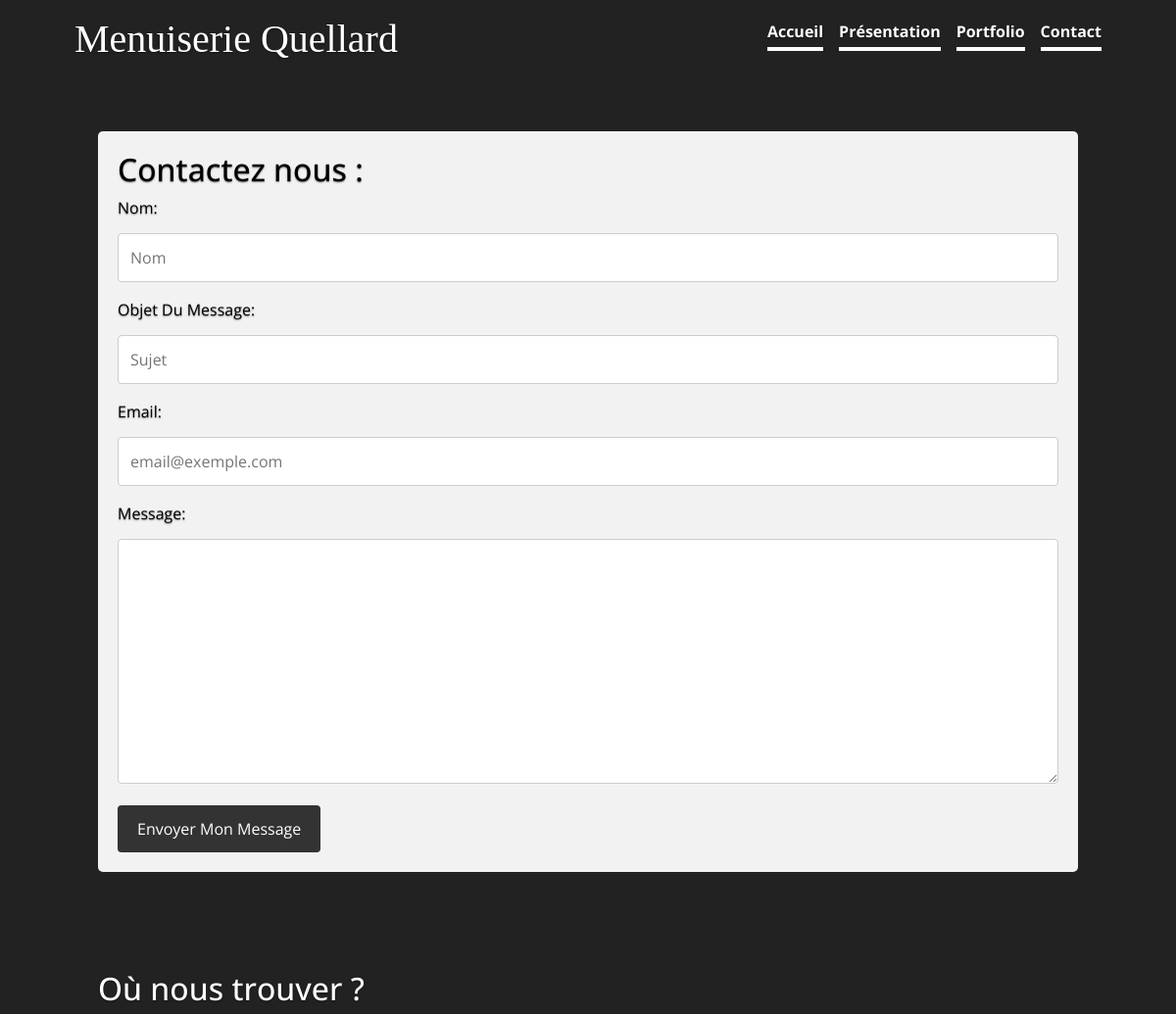
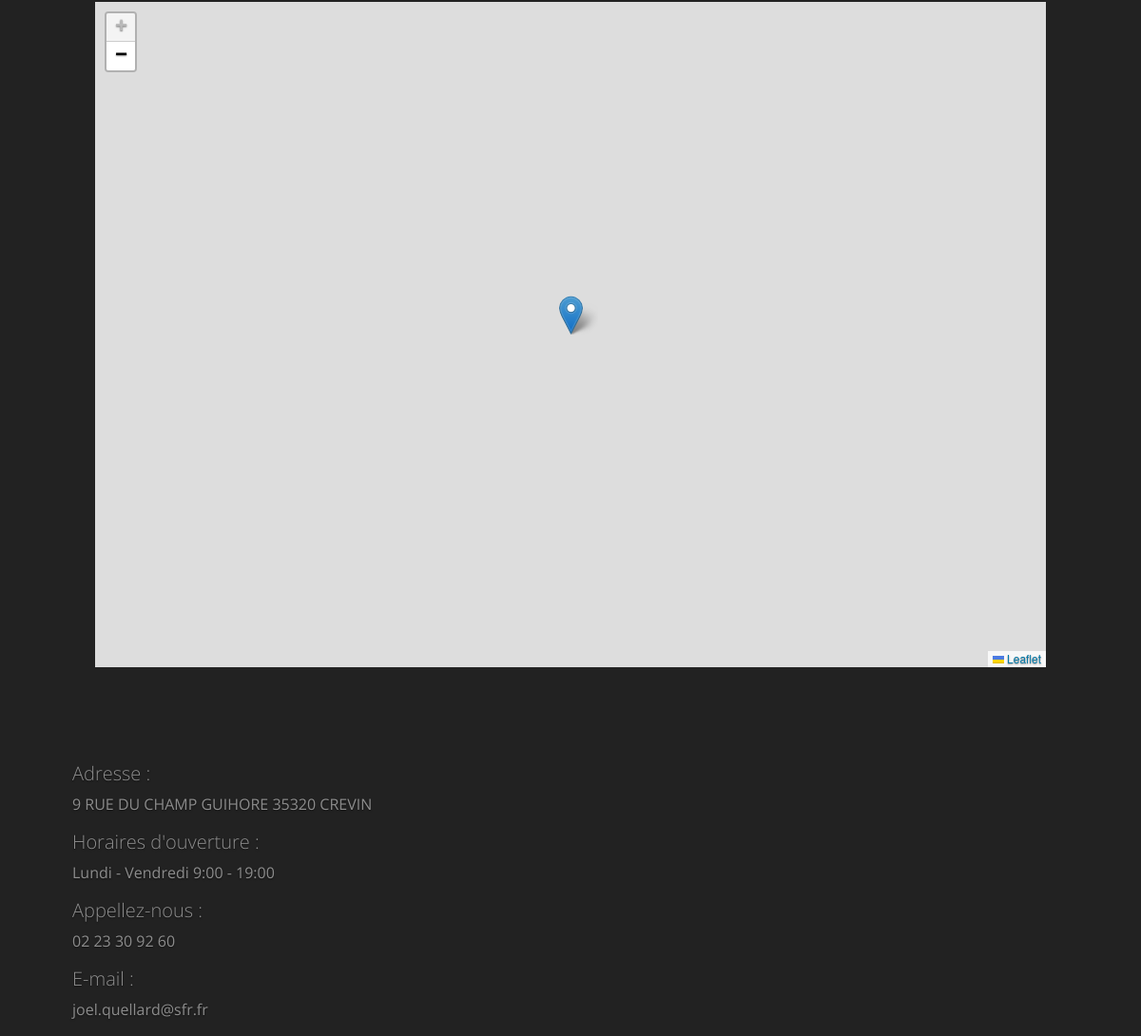
/index.php?action=showContact, run on the app's committed database (2 pictures, top to bottom).
### tables this page shows
CREATE TABLE IF NOT EXISTS `footer` (
  `id` int(11) NOT NULL AUTO_INCREMENT,
  `adresse` text NOT NULL,
  `horaires` text NOT NULL,
  `numero` text NOT NULL,
  `mail` text NOT NULL,
  PRIMARY KEY (`id`)
);

### controller/Home.php (called while the page is built, shortened)
<?php
require_once(MODEL.'TextManager.php');
class Home
{
    public function showContact()
    {
        $textManager = new P5OC\site\Model\TextManager();
        $footer = $textManager->showFooter();
        require(VIEW.'contact.php');
    }
}

### model/TextManager.php (called while the page is built, shortened)
<?php
class TextManager extends Manager
{
    public function showFooter()
    {
        $db = $this->dbConnect();
        $req = $db->prepare('SELECT adresse, horaires, numero, mail FROM footer');
        $req->execute();
        $footer = $req->fetch();
        return $footer;
    }
}

### view/contact.php (the view, shortened to what this page needs)
<body onload="initMap()">
  <div class="cover-container d-flex h-100 p-3 mx-auto flex-column">
        <header class="masthead mb-auto">
          <div class="inner">
            <h1 class="masthead-brand">Menuiserie Quellard</h1>
            <nav class="nav nav-masthead justify-content-center">
                  <a class="nav-link active" href="index.php?action=showHome">Accueil</a>
                  <a class="nav-link active" href="index.php?action=showPresentation">Présentation</a>
                  <a class="nav-link active" href="index.php?action=showPortfolio">Portfolio</a>
                  <a class="nav-link active" href="index.php?action=showContact">Contact</a>
            </nav>
          </div>
        </header>
        <section>
        <main role="main" class="inner cover">
        <div class="container2">
          <h2>Contactez nous :</h2>
          <form class="formContact" method="post" action="index.php?action=formEmail">
              <label for="name">Nom:</label>
              <input type="text" name="name" id="name" required placeholder="Nom" />
              <label for="subject">Objet Du Message:</label>
              <input type="text" name="subject" id="subject" required placeholder="Sujet" />
              <label for="email">Email:</label>
              <input type="email" name="email" id="email" required placeholder="email@exemple.com" />
              <label for="message">Message:</label>
              <textarea name="message" id="message" required></textarea>
              <input type="submit" value="Envoyer Mon Message" />
          </form>
        </div>
        <h2> Où nous trouver ?</h2>
        <div id="map" class="map"></div>
        </main>
        </section>
        <footer class="mastfoot mt-auto">
            <div class="inner">
              <h4 class="lead"> Adresse : </h4>
              <p> <?php echo $footer['adresse'] ?> </p>
              <h4 class="lead"> Horaires d'ouverture : </h4>
              <p> <?php echo $footer['horaires'] ?> </p>
              <h4 class="lead"> Appellez-nous : </h4>
              <p> <?php echo $footer['numero'] ?> </p>
              <h4 class="lead"> E-mail : </h4>
              <p> <?php echo $footer['mail'] ?> </p>
            </div>
        </footer>
  </div>
</body>
<?php require(VIEW.'template.php'); ?>

### assets/css/style.css (style rules this page uses)
a, a:focus, a:hover { color: #fff; }
html, body { height: 100%; background-color: #222; font-family: 'Open Sans', sans-serif; }
body { display: -ms-flexbox; display: -webkit-box; display: flex; -ms-flex-pack: center; -webkit-box-pack: center; justify-content: center; color: #fff; text-shadow: 0 .05rem .1rem rgba(0, 0, 0, .5); }
.cover-container { max-width: 75em; }
.masthead { margin-bottom: 2rem; }
.masthead-brand { margin-bottom: 0; font-family: 'Cinzel Decorative', cursive; }
.nav-masthead .nav-link { padding: .25rem 0; font-weight: 700; color: rgba(255, 255, 255, .5); background-color: transparent; border-bottom: .25rem solid transparent; }
.nav-masthead .nav-link + .nav-link { margin-left: 1rem; }
.nav-masthead .active { color: #fff; border-bottom-color: #fff; }
@media (min-width: 48em) { .masthead-brand { float: left; } }
@media (min-width: 48em) { .nav-masthead { float: right; } }
.cover { padding: 0 1.5rem; }
.mastfoot { color: rgba(255, 255, 255, .5); }
form { color: white; }
.formContact { color: black; }
input[type=text], select, textarea { width: 100%; padding: 12px; border: 1px solid #ccc; border-radius: 4px; box-sizing: border-box; margin-top: 6px; margin-bottom: 16px; resize: vertical; }
input[type=password], select, textarea { width: 100%; padding: 12px; border: 1px solid #ccc; border-radius: 4px; box-sizing: border-box; margin-top: 6px; margin-bottom: 16px; resize: vertical; }
input[type=email], select, textarea { width: 100%; padding: 12px; border: 1px solid #ccc; border-radius: 4px; box-sizing: border-box; margin-top: 6px; margin-bottom: 16px; resize: vertical; }
input[type=submit] { background-color: #333; color: white; padding: 12px 20px; border: none; border-radius: 4px; cursor: pointer; }
.container2 { border-radius: 5px; background-color: #f2f2f2; padding: 20px; margin-top: 70px; margin-bottom: 100px; color: black; width: 1000px; }
.map { height: 700px; width: 100%; margin-bottom: 100px; }
.active, .dot:hover { background-color: lightgrey; }
#message { height: 250px; }

### data on the page
footer: adresse "9 RUE DU CHAMP GUIHORE 35320 CREVIN", horaires "Lundi - Vendredi 9:00 - 19:00", numero "02 23 30 92 60", mail "joel.quellard@sfr.fr"
